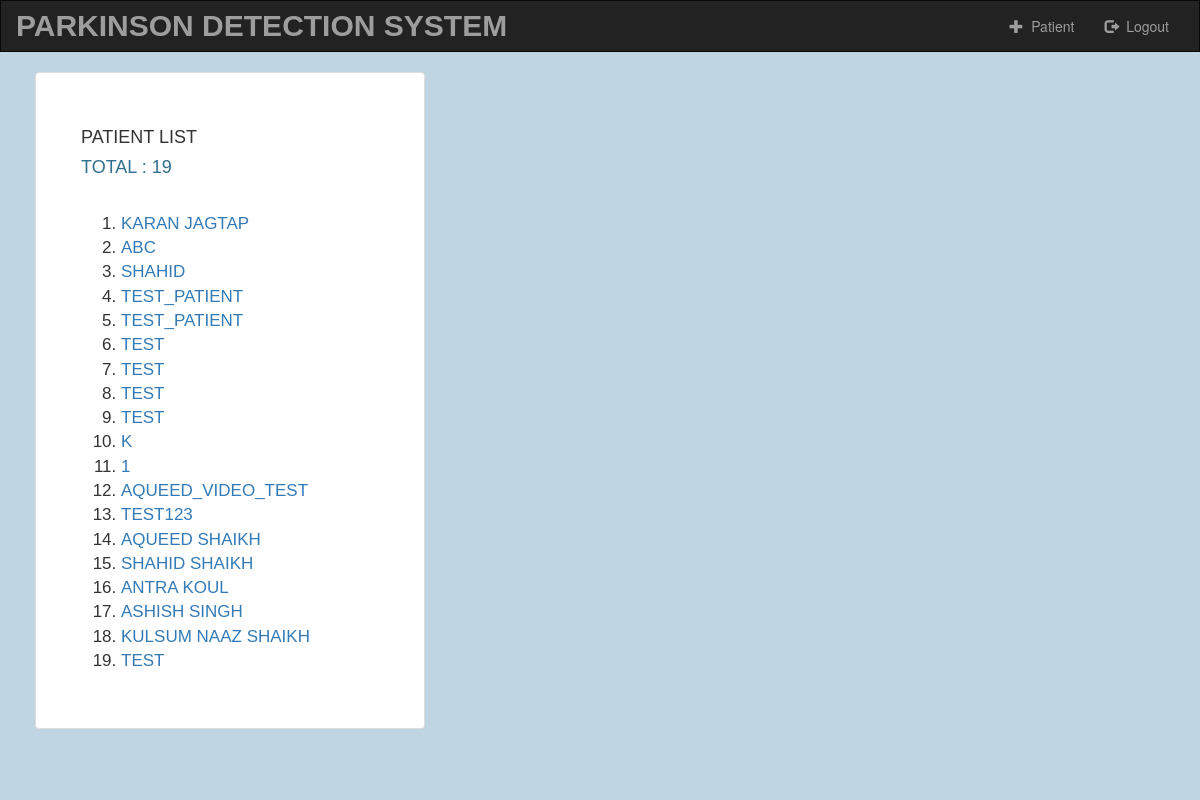
/account/patient-list/, run on the app's committed database.
### account/models.py (models this page shows, shortened)
class PatientProfileModel(models.Model):
    name = models.CharField(max_length=100, error_messages={'required': 'Please Enter your name'}, default='')
    age = models.IntegerField(blank=True, default=0)
    gender = models.CharField(max_length=10, default='Male')
    smoker = models.CharField(max_length=10, default='No')
    height = models.CharField(max_length=20, default='0', help_text='5 ft. 6 in.')
    weight = models.IntegerField(error_messages={'required': 'Please Enter a numeric value'}, default=0, help_text='kg.')
    blood_pressure = models.IntegerField(error_messages={'required': 'Please Enter a numeric value'}, default=0)
    state = models.CharField(max_length=20, default='')
    city = models.CharField(max_length=20, default='')

### account/views.py (the view)
# urls.py: path('patient-list/', views.patient_list, name='patient_list'),
def patient_list(request):
    patients = PatientProfileModel.objects.all()
    return render(request, 'account/patient_list.html',
                  {'count': PatientProfileModel.objects.count(),
                   'patients': patients})

### account/templates/account/patient_list.html (shortened to what this page needs)
<!DOCTYPE html>
<html lang="en">
<head>
  {% load static %}
  <link rel="stylesheet" href="https://maxcdn.bootstrapcdn.com/bootstrap/3.3.6/css/bootstrap.min.css">
  <link rel="stylesheet" type="text/css" href="{% static 'account/style.css' %}"/>
</head>
<body>
<nav class="navbar navbar-inverse">
  <div class="container-fluid">
    <div class="navbar-header">
      <a class="navbar-brand" href="{% url 'index' %}">Parkinson Detection System</a>
    </div>
    <div class="collapse navbar-collapse" id="topNavBar">
      <ul class="nav navbar-nav navbar-right">
        <li>
          <a href="{% url 'account:register_patient' %}">
            <span class="glyphicon glyphicon-plus" aria-hidden="true"></span>&nbsp; Patient
          </a>
        </li>
        <li>
          <a href="{% url 'account:logout_user' %}">
            <span class="glyphicon glyphicon-log-out" aria-hidden="true"></span>&nbsp; Logout
          </a>
        </li>
      </ul>
    </div>
  </div>
</nav>
<div class="container">
	<form class="form-group" role="form" action="" method="post">
	  <div class="row justify-content-md-center align-items-md-center">
        <div class="container">
          <div class="row justify-content-md-center">
            <div id="register" class="thumbnail col-md-4">
              <h4 class="text-sm-center">Patient List</h4>
              <h4 class="text-sm-center text-info">Total : {{ count }}</h4><br>
              <ol>
                {% for patient in patients %}
                <li>
                    <a  class="link-text" href="{% url 'account:patient_details' patient.id %}">{{ patient.name }}</a>
                </li>
                {% endfor %}
              </ol>
            </div>
          </div>
        </div>
	  </div>
	  </form>
	  <br>
	</div>
</body>
</html>

### account/static/account/style.css (style rules this page uses)
body { background-size: cover; background-repeat: no-repeat; background-color: #BFD5E2; }
.navbar { border-radius: 0; }
.navbar-brand { font-family: 'Verdana', sans-serif; text-transform: uppercase; font-weight: bold; font-size: 30px; }
#register.thumbnail { z-index: 10; margin-left: 2rem; margin-right: 2rem; padding: 4.5rem; font-family: 'Verdana', sans-serif; text-transform: uppercase; font-size: 17px; }

### data on the page
PatientProfileModel: name "KARAN JAGTAP"
PatientProfileModel: name "ABC"
PatientProfileModel: name "SHAHID"
PatientProfileModel: name "TEST_PATIENT"
PatientProfileModel: name "TEST_PATIENT"
PatientProfileModel: name "TEST"
PatientProfileModel: name "TEST"
PatientProfileModel: name "TEST"
PatientProfileModel: name "TEST"
PatientProfileModel: name "K"
PatientProfileModel: name "1"
PatientProfileModel: name "AQUEED_VIDEO_TEST"
PatientProfileModel: name "TEST123"
PatientProfileModel: name "AQUEED SHAIKH"
PatientProfileModel: name "SHAHID SHAIKH"
PatientProfileModel: name "ANTRA KOUL"
PatientProfileModel: name "ASHISH SINGH"
PatientProfileModel: name "KULSUM NAAZ SHAIKH"
PatientProfileModel: name "TEST"

### other printed values
{{ count }} "19"
